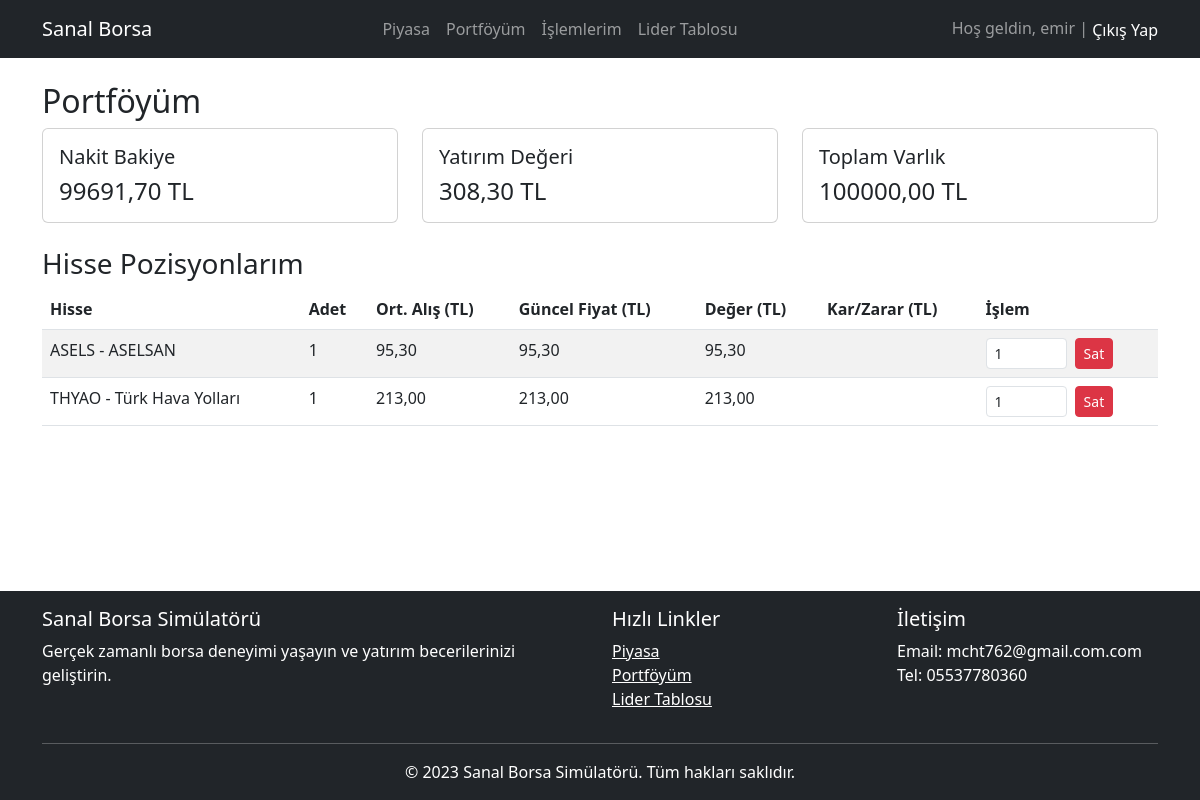
/portfolio/ (signed in), run on the app's committed database.
### core/models.py (models this page shows, shortened)
class UserPortfolio(models.Model):
    user = models.OneToOneField(User, on_delete=models.CASCADE)
    balance = models.DecimalField(max_digits=15, decimal_places=2, default=100000.00)

class UserHolding(models.Model):
    portfolio = models.ForeignKey(UserPortfolio, on_delete=models.CASCADE)
    stock = models.ForeignKey(Stock, on_delete=models.CASCADE)
    quantity = models.PositiveIntegerField(default=0)
    average_buy_price = models.DecimalField(max_digits=10, decimal_places=2)
    class Meta:
        unique_together = ('portfolio', 'stock')
    def current_value(self):
        return self.quantity * self.stock.current_price

class Stock(models.Model):
    symbol = models.CharField(max_length=10, unique=True)
    name = models.CharField(max_length=100)
    current_price = models.DecimalField(max_digits=10, decimal_places=2)
    last_updated = models.DateTimeField(auto_now=True)

### core/views.py (the view)
# urls.py: path('portfolio/', views.portfolio, name='portfolio'),
@login_required
def portfolio(request):
    portfolio = get_object_or_404(UserPortfolio, user=request.user)
    holdings = UserHolding.objects.filter(portfolio=portfolio)
    total_investment = sum(h.current_value() for h in holdings)
    total_assets = portfolio.balance + total_investment
    return render(request, 'core/portfolio.html', {
        'portfolio': portfolio,
        'holdings': holdings,
        'total_investment': total_investment,
        'total_assets': total_assets,
    })

### core/templates/core/portfolio.html (shortened to what this page needs)
{% extends 'core/base.html' %}
{% block content %}
<h2>Portföyüm</h2>
<div class="row mb-4">
    <div class="col-md-4">
        <div class="card">
            <div class="card-body">
                <h5 class="card-title">Nakit Bakiye</h5>
                <p class="card-text h4">{{ portfolio.balance|floatformat:2 }} TL</p>
            </div>
        </div>
    </div>
    <div class="col-md-4">
        <div class="card">
            <div class="card-body">
                <h5 class="card-title">Yatırım Değeri</h5>
                <p class="card-text h4">{{ total_investment|floatformat:2 }} TL</p>
            </div>
        </div>
    </div>
    <div class="col-md-4">
        <div class="card">
            <div class="card-body">
                <h5 class="card-title">Toplam Varlık</h5>
                <p class="card-text h4">{{ total_assets|floatformat:2 }} TL</p>
            </div>
        </div>
    </div>
</div>
<h3>Hisse Pozisyonlarım</h3>
<table class="table table-striped">
    <thead>
        <tr>
            <th>Hisse</th>
            <th>Adet</th>
            <th>Ort. Alış (TL)</th>
            <th>Güncel Fiyat (TL)</th>
            <th>Değer (TL)</th>
            <th>Kar/Zarar (TL)</th>
            <th>İşlem</th>
        </tr>
    </thead>
    <tbody>
        {% for holding in holdings %}
        <tr>
            <td>{{ holding.stock.symbol }} - {{ holding.stock.name }}</td>
            <td>{{ holding.quantity }}</td>
            <td>{{ holding.average_buy_price|floatformat:2 }}</td>
            <td>{{ holding.stock.current_price|floatformat:2 }}</td>
            <td>{{ holding.current_value|floatformat:2 }}</td>
            <td class="{% if holding.stock.current_price > holding.average_buy_price %}text-success{% else %}text-danger{% endif %}">
            </td>
            <td>
                <form method="post" action="{% url 'core:sell_stock' holding.stock.id %}" class="row g-2">
                    <div class="col-auto">
                        <input type="number" name="quantity" min="1" max="{{ holding.quantity }}" value="1" class="form-control form-control-sm">
                    </div>
                    <div class="col-auto">
                        <button type="submit" class="btn btn-danger btn-sm">Sat</button>
                    </div>
                </form>
            </td>
        </tr>
        {% empty %}
        <tr>
            <td colspan="7" class="text-center">Portföyünüzde hisse bulunmamaktadır</td>
        </tr>
        {% endfor %}
    </tbody>
</table>
{% endblock %}

### core/templates/core/base.html (shortened to what this page needs)
<!DOCTYPE html>
<html lang="tr">
<head>
    <link href="https://cdn.jsdelivr.net/npm/bootstrap@5.3.0/dist/css/bootstrap.min.css" rel="stylesheet">
</head>
<body class="d-flex flex-column min-vh-100">
    <nav class="navbar navbar-expand-lg navbar-dark bg-dark">
        <div class="container">
            <a class="navbar-brand" href="{% url 'core:dashboard' %}">Sanal Borsa</a>
            <div class="navbar-nav">
                <a class="nav-link" href="{% url 'core:dashboard' %}">Piyasa</a>
                <a class="nav-link" href="{% url 'core:portfolio' %}">Portföyüm</a>
                <a class="nav-link" href="{% url 'core:transactions' %}">İşlemlerim</a>
                <a class="nav-link" href="{% url 'core:leaderboard' %}">Lider Tablosu</a>
            </div>
            <div class="navbar-text">
                {% if user.is_authenticated %}
                    Hoş geldin, {{ user.username }} |
                    <form method="post" action="{% url 'logout' %}" style="display:inline;">
                        <button type="submit" class="btn btn-link text-white p-0 m-0" style="text-decoration: none; border: none; background: none;">Çıkış Yap</button>
                    </form>
                {% else %}
                    <a href="{% url 'login' %}" class="text-white">Giriş Yap</a> |
                    <a href="{% url 'core:register' %}" class="text-white">Kayıt Ol</a>
                {% endif %}
            </div>
        </div>
    </nav>
    <div class="container mt-4 flex-grow-1">
        {% block content %}{% endblock %}
    </div>
    <footer class="bg-dark text-white py-3 mt-4">
        <div class="container">
            <div class="row">
                <div class="col-md-6">
                    <h5>Sanal Borsa Simülatörü</h5>
                    <p>Gerçek zamanlı borsa deneyimi yaşayın ve yatırım becerilerinizi geliştirin.</p>
                </div>
                <div class="col-md-3">
                    <h5>Hızlı Linkler</h5>
                    <ul class="list-unstyled">
                        <li><a href="{% url 'core:dashboard' %}" class="text-white">Piyasa</a></li>
                        <li><a href="{% url 'core:portfolio' %}" class="text-white">Portföyüm</a></li>
                        <li><a href="{% url 'core:leaderboard' %}" class="text-white">Lider Tablosu</a></li>
                    </ul>
                </div>
                <div class="col-md-3">
                    <h5>İletişim</h5>
                    <ul class="list-unstyled">
                        <li>Email: mcht762@gmail.com.com</li>
                        <li>Tel: 05537780360</li>
                    </ul>
                </div>
            </div>
            <hr>
            <div class="text-center">
                <p class="mb-0">&copy; 2023 Sanal Borsa Simülatörü. Tüm hakları saklıdır.</p>
            </div>
        </div>
    </footer>
</body>
</html>

### data on the page
UserPortfolio: balance "99691,70"
UserHolding: stock.symbol "ASELS", stock.name "ASELSAN", quantity "1", average_buy_price "95,30", stock.current_price "95,30", current_value "95,30"
UserHolding: stock.symbol "THYAO", stock.name "Türk Hava Yolları", quantity "1", average_buy_price "213,00", stock.current_price "213,00", current_value "213,00"

### other printed values
{{ user.username }} "emir"
{{ total_investment|floatformat:2 }} "308,30"
{{ total_assets|floatformat:2 }} "100000,00"
